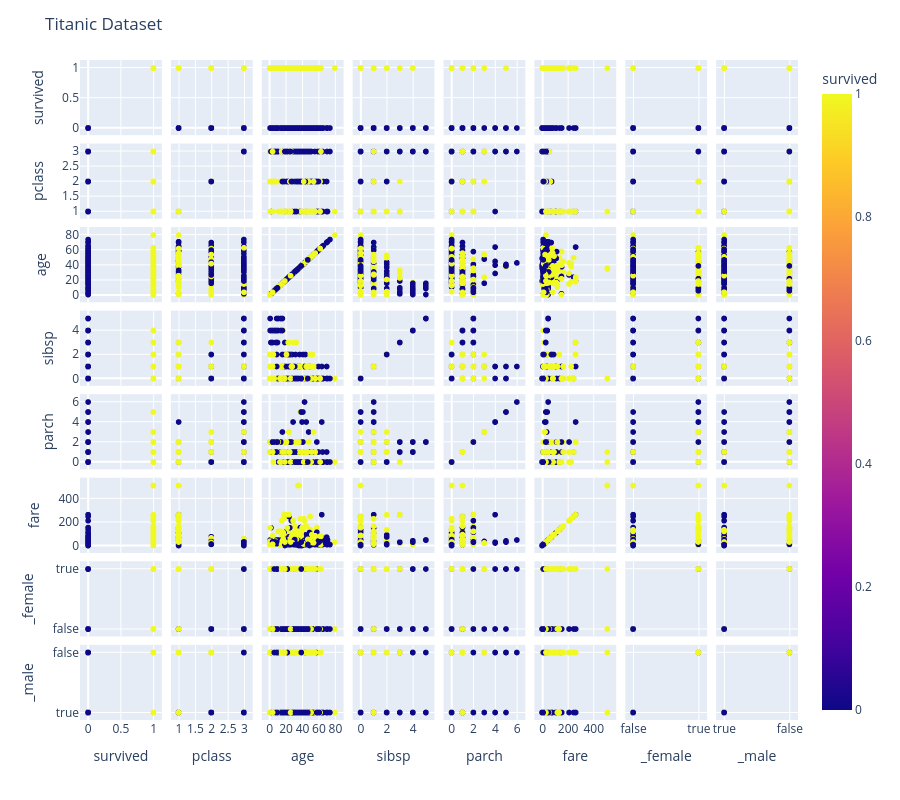

Write notebook code for a chart like this one.
### Code cell
fig = px.scatter_matrix(df, dimensions=[*df.columns], color="survived")
fig.update_layout(
    width=900,
    height=800,
    title="Titanic Dataset"
)
fig.show()

### Figure 1 — Plotly figure (JSON) as saved in the notebook; plotly's stock layout.template omitted (floating-point values rounded to 4 significant figures; data arrays with more than 128 entries replaced by an {"elided": "..."} marker saying what was removed)
{"data": [{"dimensions": [{"axis": {"matches": true}, "label": "survived", "values": {"elided": "714 int values"}}, {"axis": {"matches": true}, "label": "pclass", "values": {"elided": "714 int values"}}, {"axis": {"matches": true}, "label": "age", "values": {"elided": "714 float values"}}, {"axis": {"matches": true}, "label": "sibsp", "values": {"elided": "714 int values"}}, {"axis": {"matches": true}, "label": "parch", "values": {"elided": "714 int values"}}, {"axis": {"matches": true}, "label": "fare", "values": {"elided": "714 float values"}}, {"axis": {"matches": true}, "label": "_female", "values": {"elided": "714 bool values"}}, {"axis": {"matches": true}, "label": "_male", "values": {"elided": "714 bool values"}}], "hovertemplate": "%{xaxis.title.text}=%{x}<br>%{yaxis.title.text}=%{y}<br>survived=%{marker.color}<extra></extra>", "legendgroup": "", "marker": {"color": {"elided": "714 int values"}, "coloraxis": "coloraxis", "symbol": "circle"}, "name": "", "showlegend": false, "type": "splom"}], "layout": {"coloraxis": {"colorbar": {"title": {"text": "survived"}}, "colorscale": [[0, "#0d0887"], [0.1111, "#46039f"], [0.2222, "#7201a8"], [0.3333, "#9c179e"], [0.4444, "#bd3786"], [0.5556, "#d8576b"], [0.6667, "#ed7953"], [0.7778, "#fb9f3a"], [0.8889, "#fdca26"], [1, "#f0f921"]]}, "dragmode": "select", "height": 800, "legend": {"tracegroupgap": 0}, "margin": {"t": 60}, "title": {"text": "Titanic Dataset"}, "width": 900}}
